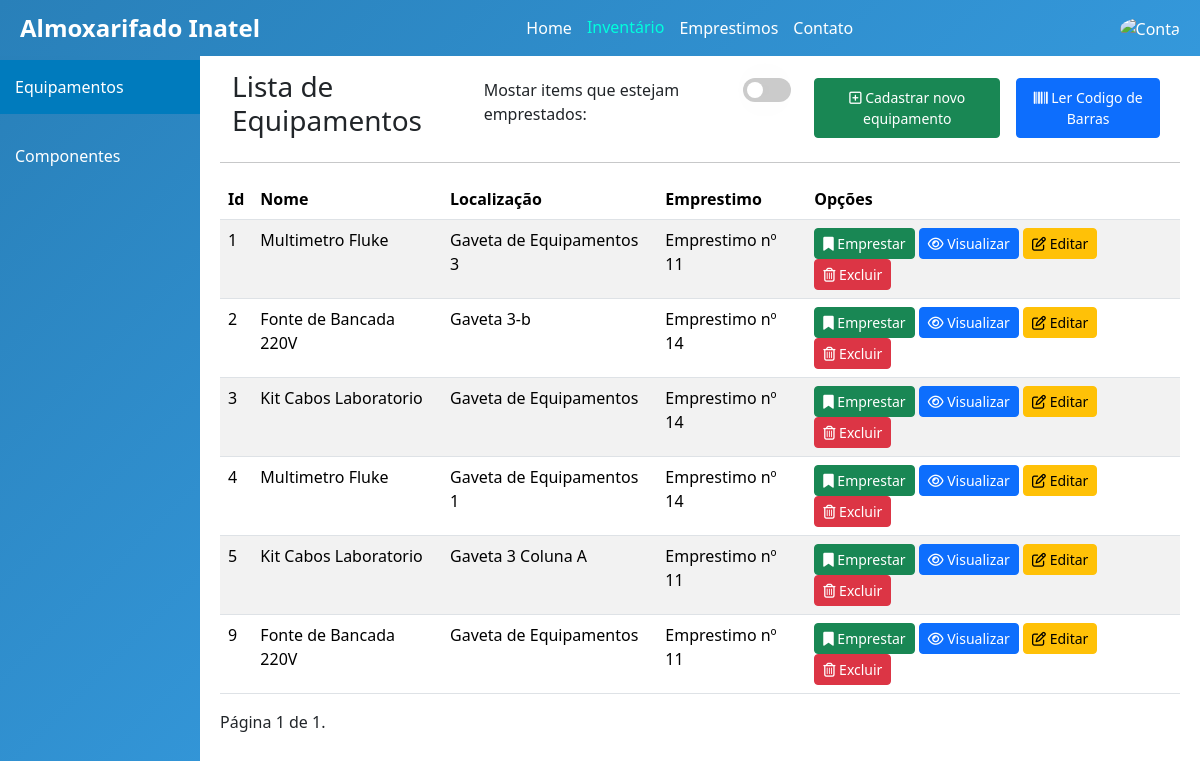
Screenshot of /inventario/equipamentos/ (signed in) with the database file from the repository.
### inventario/models.py (models this page shows, shortened)
class Equipamento(models.Model):
    id = models.IntegerField(primary_key=True, unique=True)
    nome = models.CharField(max_length=50)
    descricao = models.CharField(max_length=500,verbose_name='Descrição')
    localizacao = models.CharField(max_length=50, verbose_name='Localização')
    emprestimo = models.ForeignKey(Emprestimo, on_delete=models.SET_DEFAULT, default=None, blank=True, null=True)

### emprestimos/models.py (models this page shows, shortened)
class Emprestimo(models.Model):
    id = models.BigAutoField(primary_key=True, unique=True)
    estado = models.CharField(max_length=50) # Ativo, Pendente(esperando aprovacao), Atrasado
    data_de_retirada = models.DateField(verbose_name='Data de Retirada', auto_now_add=True)
    data_de_devolucao = models.DateField(verbose_name='Data de Devolução')
    aluno = models.ForeignKey(Aluno, on_delete=models.PROTECT)
    funcionario = models.ForeignKey(Funcionario, on_delete=models.PROTECT)

### inventario/views.py (the view)
# urls.py: path('equipamentos/', equipamentosList, name='Listar-Equipamentos'),
def equipamentosList(request):
    if request.user.is_authenticated:
        equipamentos = Equipamento.objects.all()
        paginator = Paginator(equipamentos, 20) # paginador para 20 por pagina
        page_number = request.GET.get('page')
        page_equipamentos = paginator.get_page(page_number)
        return render(request,'equipamentos.html',{'equipamentos':page_equipamentos})
    else:
        return redirect('loginAluno')
    model = Componente
    template_name = 'componentes.html'

### inventario/templates/equipamentos.html (shortened to what this page needs)
{% extends "base.html" %}
{% load static %}
{% block style %}
<link rel="stylesheet" href="{% static 'css/sideBar.css' %}">
<link rel="stylesheet" href="{% static 'css/bootstrap/bootstrap.min.css' %}">
<link rel="stylesheet" href="{% static 'fa/css/all.min.css' %}">
<link rel="stylesheet" href="{% static 'css/tables.css' %}">
<link rel="stylesheet" href="{% static 'css/datatables.min.css' %}">
{% endblock %}
{% block content %}
{% include "includes/sideBar.html" %}
<div class="content">
    <div class="container-fluid">
        <h3>Lista de Equipamentos</h3>
        <div class="buttons">
            <p class="mt-2">Mostar items que estejam emprestados: </p>
            <label class="switch">
                <span class="slider"></span>
            </label>
            {% if user.is_funcionario %}
            <a href="{% url 'Cadastrar-Equipamento' %}" class="btn btn-success btn-sm p-2 m-2" title="Cadastrar">
                <i class="fa-regular fa-square-plus"></i>
                Cadastrar novo equipamento
            </a>
            {% endif %}
            <button id="readerButton" class="btn btn-primary btn-sm p-2 m-2" type="button" title="Ler codigo de barras">
                <i class="fa-solid fa-barcode"></i>
                Ler Codigo de Barras
            </button>
        </div>
    </div>
    <hr>
    <div class="table-responsive">
        <table class="table table-striped" id="tabela-equipamentos">
            <thead>
                <tr>
                    <th>Id</th>
                    <th>Nome</th>
                    <th>Localização</th>
                    <th>Emprestimo</th>
                    <th>Opções</th>
                </tr>
            </thead>
            <tbody>
                {% for equipamento in equipamentos %}
                <tr itemID="{{ equipamento.id }}" itemName="{{ equipamento.nome }}" description="{{ equipamento.descricao }}" itemLocation="{{ equipamento.localizacao }}" emprestimo={% if equipamento.emprestimo != None %} {{ equipamento.emprestimo.id }} {% else %} false {% endif %}>
                    <td>{{ equipamento.id }}</td>
                    <td>{{ equipamento.nome }}</td>
                    <td>{{ equipamento.localizacao }}</td>
                    <td>{% if equipamento.emprestimo == None %} Não associado a emprestimo {% else %} Emprestimo nº {{equipamento.emprestimo.id}} {% endif %} </td>
                    <td>
                        {% if user.is_funcionario %}
                        <button id="emprestimoButton" class="btn btn-success btn-sm" title="Emprestar">
                            <i class="fa fa-bookmark" aria-hidden="true"></i>
                            Emprestar
                        </button>
                        {% endif %}
                        <button id="detail-button" class="btn btn-primary btn-sm" title="Visualizar">
                            <i class="fa-regular fa-eye"></i>
                            Visualizar
                        </button>
                        {% if user.is_funcionario %}
                        <a href="{% url 'Editar-Equipamento' equipamento.id %}" class="btn btn-warning btn-sm" title="Editar">
                            <i class="fa-regular fa-pen-to-square"></i>
                            Editar
                        </a>
                        <button id="delete-Button" class="btn btn-danger btn-sm" title="Excluir">
                            <i class="fa-regular fa-trash-can"></i>
                            Excluir
                        </button>
                        {% endif %}
                    </td>
                </tr>
                {% empty %}
                <tr>
                    <td colspan="4">Nenhum equipamento encontrado</td>
                </tr>
                {% endfor %}
            </tbody>
        </table>
    </div>
    <div class="pagination">
        <span class="step-links">
            <span class="current">
                Página {{ equipamentos.number }} de {{ equipamentos.paginator.num_pages }}.
            </span>
        </span>
    </div>
</div>
{% endblock %}

### static/css/base.css (style rules this page uses)
body { font-family: Nunito sans, sans-serif; flex-direction: column; min-height: 100vh; margin: 0; padding: 0; background-color: #f0f8ff; }

### static/css/sideBar.css (style rules this page uses)
.content { margin-left: 200px; padding: 20px; }

### static/css/tables.css (style rules this page uses)
.container-fluid { display: flex; flex-direction: row; justify-content: space-between; }
.buttons { display: flex; flex-direction: row; justify-content: end; }
.switch { --button-width: 3em; --button-height: 1.5em; --toggle-diameter: 1em; --button-toggle-offset: calc((var(--button-height) - var(--toggle-diameter)) / 2); --toggle-shadow-offset: 10px; --toggle-wider: 2.5em; --color-grey: #cccccc; --color-green: #02a42d; padding-right: 15px; padding-top: 8px; padding-left: 15px; }
.slider { display: inline-block; width: var(--button-width); height: var(--button-height); background-color: var(--color-grey); border-radius: calc(var(--button-height) / 2); position: relative; transition: 0.3s all ease-in-out; }
.slider::after { content: ""; display: inline-block; width: var(--toggle-diameter); height: var(--toggle-diameter); background-color: #fff; border-radius: calc(var(--toggle-diameter) / 2); position: absolute; top: var(--button-toggle-offset); transform: translateX(var(--button-toggle-offset)); box-shadow: var(--toggle-shadow-offset) 0 calc(var(--toggle-shadow-offset) * 4) rgba(0, 0, 0, 0.1); transition: 0.3s all ease-in-out; }

### rows the page displays
Equipamento: id "1", nome "Multimetro Fluke", localizacao "Gaveta de Equipamentos 3", emprestimo.id "11"
Equipamento: id "2", nome "Fonte de Bancada 220V", localizacao "Gaveta 3-b", emprestimo.id "14"
Equipamento: id "3", nome "Kit Cabos Laboratorio", localizacao "Gaveta de Equipamentos", emprestimo.id "14"
Equipamento: id "4", nome "Multimetro Fluke", localizacao "Gaveta de Equipamentos 1", emprestimo.id "14"
Equipamento: id "5", nome "Kit Cabos Laboratorio", localizacao "Gaveta 3 Coluna A", emprestimo.id "11"
Equipamento: id "9", nome "Fonte de Bancada 220V", localizacao "Gaveta de Equipamentos", emprestimo.id "11"

### other values shown
{{ equipamentos.number }} "1"
{{ equipamentos.paginator.num_pages }} "1"
